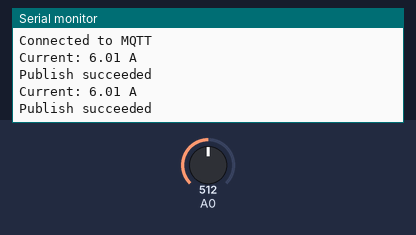
This sketch was run on a simulated Arduino MKR. On the bench: the last lines printed to the serial monitor. The test bench sets the inputs (shaded band); at power-on: A0 = 512. WiFi joins after 1.5 s; servers stay silent unless stated; no MQTT or app messages arrive unless stated.

Above: at 2.7 s.
2.8 s: A0 set to 716
At 4.1 s:
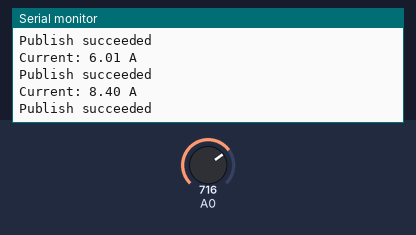
4.3 s: A0 set to 900
At 5.4 s:
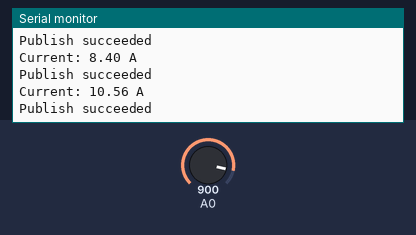
Timing chart, 0 to 7.3 s (numbered marks = the images above; inputs shaded):
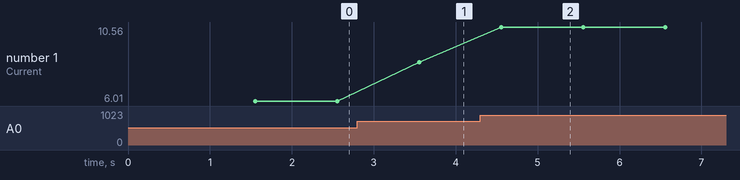

Measured:
- after the input at 2.8 s, the serial monitor: prints a new line after 0.76 s (image 1)
- after the input at 4.3 s, the serial monitor: prints a new line after 0.26 s (image 2)
- plotted number 1: 6.01 → 8.4 after the input at 2.8 s, 8.4 → 10.56 after the input at 4.3 s

The sketch:

arduinostream.ino
```cpp
#include <WiFiNINA.h>
#include <PubSubClient.h>

// Replace with your network credentials
const char* ssid = "yourSSID";
const char* password = "yourPASSWORD";

// MQTT Broker settings
const char* mqtt_server = "broker.hivemq.com";
WiFiClient wifiClient;
PubSubClient mqttClient(wifiClient);

// Constants for analog reading
const int maxADCReading = 1023;
const int maxCurrent = 12.5;  // Assumed maximum current in amperes

void setup() {
  Serial.begin(115200);

  // Connect to WiFi
  connectToWiFi();

  // Setup MQTT connection
  mqttClient.setServer(mqtt_server, 1883);
  connectToMQTT();
}

void loop() {
  // Maintain WiFi and MQTT connections
  checkWiFiConnection();
  if (!mqttClient.connected()) {
    connectToMQTT();
  }
  mqttClient.loop();

  // Read and process the analog input
  readAnalogInput();

  // Additional delay to control loop execution frequency
  delay(1000);
}

void connectToWiFi() {
  Serial.print("Connecting to ");
  Serial.print(ssid);
  WiFi.begin(ssid, password);

  while (WiFi.status() != WL_CONNECTED) {
    delay(500);
    Serial.print(".");
  }

  Serial.println("\nConnected to WiFi");
  Serial.print("IP Address: ");
  Serial.println(WiFi.localIP());
}

void checkWiFiConnection() {
  if (WiFi.status() != WL_CONNECTED) {
    Serial.println("WiFi connection lost. Reconnecting...");
    connectToWiFi();
  }
}

void connectToMQTT() {
  while (!mqttClient.connected()) {
    Serial.println("Connecting to MQTT...");
    if (mqttClient.connect("arduinoClient")) {
      Serial.println("Connected to MQTT");
    } else {
      Serial.print("Failed, rc=");
      Serial.print(mqttClient.state());
      Serial.println(" try again in 5 seconds");
      delay(5000);
    }
  }
}

const char* mqtt_topic = "home/arduino/current"; // MQTT topic

void readAnalogInput() {
  // Read the analog value
  int adcValue = analogRead(A0);

  // Convert the ADC reading to current
  float current = (float)adcValue / maxADCReading * maxCurrent;

  // Print the calculated current to the serial monitor
  Serial.print("Current: ");
  Serial.print(current);
  Serial.println(" A");

  // For troubleshooting, publish the current reading as a plain number
  char currentStr[16];
  dtostrf(current, 6, 2, currentStr); // Convert float to string

  // Publish the current reading to the MQTT topic
  if (!mqttClient.publish(mqtt_topic, currentStr)) {
    Serial.println("Publish failed");
  } else {
    Serial.println("Publish succeeded");
  }
}
```
